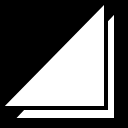
Frame 1 (no input)
Frame 60 (no input): identical to frame 1, image omitted
Frame 120 (the mouse pressed at the canvas centre since frame 60): identical to frame 1, image omitted

The p5.js sketch that drew this single still picture (run headless with seeded random() and noise() and a simulated clock; from frame 60 on, the mouse is pressed at the canvas centre):

// p5.js sketch
// ── sketch.js
function setup() {
  createCanvas(128,128);
}

function draw() {
  background(0);
  strokeWeight(4);
  triangle(12,120,116,120,116,10);
  triangle(0,108,106,108,106,0);
  fill(255);
  textSize(32);
  textFont("serif");
  text("46", 68, 100);
}
